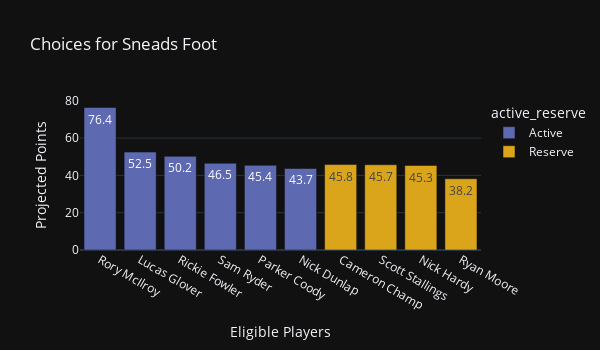
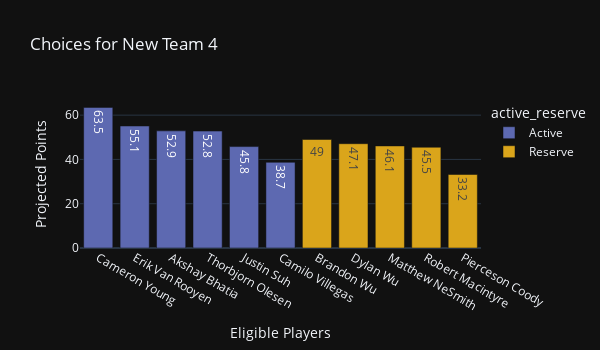
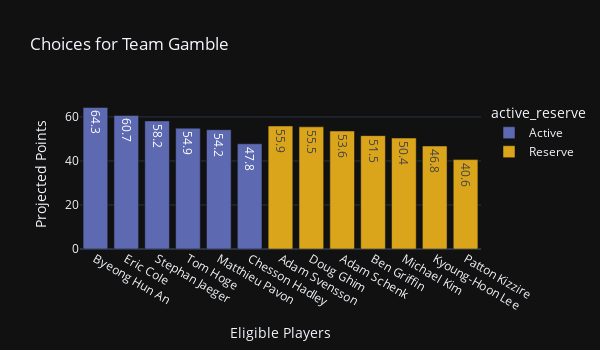
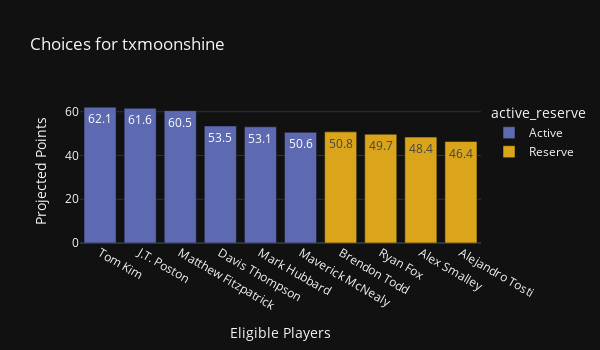

Source (notebook cell) for these figures, in order:
### Code cell
# PLAYER OPTIONS FOR EACH TEAM THIS WEEK

for team in week.team.unique():
    fig = px.bar(week[week.team == team].sort_values(by='proj_pts',ascending=False), 
                 x = 'player', 
                 y = 'proj_pts', 
                 height=350,
                 width=600,
                 title = f"Choices for {team}", 
                 color='active_reserve', 
                 text_auto=True,
                 template = 'plotly_dark',
                 color_discrete_map=active_color,
                 labels = {'proj_pts':'Projected Points','player':"Eligible Players"})
    fig.show()

### Figure 1 — Plotly figure (JSON) as saved in the notebook; plotly's stock layout.template omitted (floating-point values rounded to 4 significant figures)
{"data": [{"alignmentgroup": "True", "hovertemplate": "active_reserve=Active<br>Eligible Players=%{x}<br>Projected Points=%{y}<extra></extra>", "legendgroup": "Active", "marker": {"color": "rgb(93,105,177)", "pattern": {"shape": ""}}, "name": "Active", "offsetgroup": "Active", "orientation": "v", "showlegend": true, "textposition": "auto", "texttemplate": "%{y}", "type": "bar", "x": ["Rory McIlroy", "Lucas Glover", "Rickie Fowler", "Sam Ryder", "Parker Coody", "Nick Dunlap"], "xaxis": "x", "y": [76.4, 52.5, 50.2, 46.5, 45.4, 43.7], "yaxis": "y"}, {"alignmentgroup": "True", "hovertemplate": "active_reserve=Reserve<br>Eligible Players=%{x}<br>Projected Points=%{y}<extra></extra>", "legendgroup": "Reserve", "marker": {"color": "rgb(218,165,27)", "pattern": {"shape": ""}}, "name": "Reserve", "offsetgroup": "Reserve", "orientation": "v", "showlegend": true, "textposition": "auto", "texttemplate": "%{y}", "type": "bar", "x": ["Cameron Champ", "Scott Stallings", "Nick Hardy", "Ryan Moore"], "xaxis": "x", "y": [45.8, 45.7, 45.3, 38.2], "yaxis": "y"}], "layout": {"barmode": "relative", "height": 350, "legend": {"title": {"text": "active_reserve"}, "tracegroupgap": 0}, "title": {"text": "Choices for Sneads Foot"}, "width": 600, "xaxis": {"anchor": "y", "domain": [0, 1], "title": {"text": "Eligible Players"}}, "yaxis": {"anchor": "x", "domain": [0, 1], "title": {"text": "Projected Points"}}}}

### Figure 2 — Plotly figure (JSON) as saved in the notebook; plotly's stock layout.template omitted (floating-point values rounded to 4 significant figures)
{"data": [{"alignmentgroup": "True", "hovertemplate": "active_reserve=Active<br>Eligible Players=%{x}<br>Projected Points=%{y}<extra></extra>", "legendgroup": "Active", "marker": {"color": "rgb(93,105,177)", "pattern": {"shape": ""}}, "name": "Active", "offsetgroup": "Active", "orientation": "v", "showlegend": true, "textposition": "auto", "texttemplate": "%{y}", "type": "bar", "x": ["Cameron Young", "Erik Van Rooyen", "Akshay Bhatia", "Thorbjorn Olesen", "Justin Suh", "Camilo Villegas"], "xaxis": "x", "y": [63.5, 55.1, 52.9, 52.8, 45.8, 38.7], "yaxis": "y"}, {"alignmentgroup": "True", "hovertemplate": "active_reserve=Reserve<br>Eligible Players=%{x}<br>Projected Points=%{y}<extra></extra>", "legendgroup": "Reserve", "marker": {"color": "rgb(218,165,27)", "pattern": {"shape": ""}}, "name": "Reserve", "offsetgroup": "Reserve", "orientation": "v", "showlegend": true, "textposition": "auto", "texttemplate": "%{y}", "type": "bar", "x": ["Brandon Wu", "Dylan Wu", "Matthew NeSmith", "Robert Macintyre", "Pierceson Coody"], "xaxis": "x", "y": [49, 47.1, 46.1, 45.5, 33.2], "yaxis": "y"}], "layout": {"barmode": "relative", "height": 350, "legend": {"title": {"text": "active_reserve"}, "tracegroupgap": 0}, "title": {"text": "Choices for New Team 4"}, "width": 600, "xaxis": {"anchor": "y", "domain": [0, 1], "title": {"text": "Eligible Players"}}, "yaxis": {"anchor": "x", "domain": [0, 1], "title": {"text": "Projected Points"}}}}

### Figure 3 — Plotly figure (JSON) as saved in the notebook; plotly's stock layout.template omitted (floating-point values rounded to 4 significant figures)
{"data": [{"alignmentgroup": "True", "hovertemplate": "active_reserve=Active<br>Eligible Players=%{x}<br>Projected Points=%{y}<extra></extra>", "legendgroup": "Active", "marker": {"color": "rgb(93,105,177)", "pattern": {"shape": ""}}, "name": "Active", "offsetgroup": "Active", "orientation": "v", "showlegend": true, "textposition": "auto", "texttemplate": "%{y}", "type": "bar", "x": ["Byeong Hun An", "Eric Cole", "Stephan Jaeger", "Tom Hoge", "Matthieu Pavon", "Chesson Hadley"], "xaxis": "x", "y": [64.3, 60.7, 58.2, 54.9, 54.2, 47.8], "yaxis": "y"}, {"alignmentgroup": "True", "hovertemplate": "active_reserve=Reserve<br>Eligible Players=%{x}<br>Projected Points=%{y}<extra></extra>", "legendgroup": "Reserve", "marker": {"color": "rgb(218,165,27)", "pattern": {"shape": ""}}, "name": "Reserve", "offsetgroup": "Reserve", "orientation": "v", "showlegend": true, "textposition": "auto", "texttemplate": "%{y}", "type": "bar", "x": ["Adam Svensson", "Doug Ghim", "Adam Schenk", "Ben Griffin", "Michael Kim", "Kyoung-Hoon Lee", "Patton Kizzire"], "xaxis": "x", "y": [55.9, 55.5, 53.6, 51.5, 50.4, 46.8, 40.6], "yaxis": "y"}], "layout": {"barmode": "relative", "height": 350, "legend": {"title": {"text": "active_reserve"}, "tracegroupgap": 0}, "title": {"text": "Choices for Team Gamble"}, "width": 600, "xaxis": {"anchor": "y", "domain": [0, 1], "title": {"text": "Eligible Players"}}, "yaxis": {"anchor": "x", "domain": [0, 1], "title": {"text": "Projected Points"}}}}

### Figure 4 — Plotly figure (JSON) as saved in the notebook; plotly's stock layout.template omitted (floating-point values rounded to 4 significant figures)
{"data": [{"alignmentgroup": "True", "hovertemplate": "active_reserve=Active<br>Eligible Players=%{x}<br>Projected Points=%{y}<extra></extra>", "legendgroup": "Active", "marker": {"color": "rgb(93,105,177)", "pattern": {"shape": ""}}, "name": "Active", "offsetgroup": "Active", "orientation": "v", "showlegend": true, "textposition": "auto", "texttemplate": "%{y}", "type": "bar", "x": ["Tom Kim", "J.T. Poston", "Matthew Fitzpatrick", "Davis Thompson", "Mark Hubbard", "Maverick McNealy"], "xaxis": "x", "y": [62.1, 61.6, 60.5, 53.5, 53.1, 50.6], "yaxis": "y"}, {"alignmentgroup": "True", "hovertemplate": "active_reserve=Reserve<br>Eligible Players=%{x}<br>Projected Points=%{y}<extra></extra>", "legendgroup": "Reserve", "marker": {"color": "rgb(218,165,27)", "pattern": {"shape": ""}}, "name": "Reserve", "offsetgroup": "Reserve", "orientation": "v", "showlegend": true, "textposition": "auto", "texttemplate": "%{y}", "type": "bar", "x": ["Brendon Todd", "Ryan Fox", "Alex Smalley", "Alejandro Tosti"], "xaxis": "x", "y": [50.8, 49.7, 48.4, 46.4], "yaxis": "y"}], "layout": {"barmode": "relative", "height": 350, "legend": {"title": {"text": "active_reserve"}, "tracegroupgap": 0}, "title": {"text": "Choices for txmoonshine"}, "width": 600, "xaxis": {"anchor": "y", "domain": [0, 1], "title": {"text": "Eligible Players"}}, "yaxis": {"anchor": "x", "domain": [0, 1], "title": {"text": "Projected Points"}}}}
